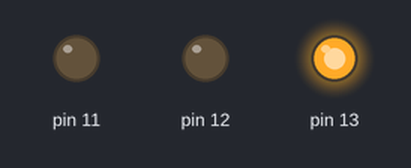
The sketch below on a simulated Arduino Uno, built with avr-gcc and run on an emulated ATmega328P. Parts: output pins drawn as LEDs (lit = HIGH). The modem accepts every AT command (registered, SIM ready, sends succeed) and sends nothing else; what the sketch prints to the serial monitor is not drawn.

Above: at 0.1 s.
At 1.1 s:
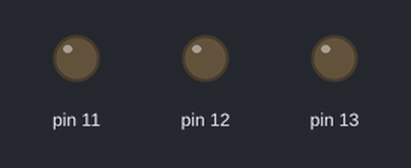
Timing chart, 0 to 2.6 s (numbered marks = the images above):
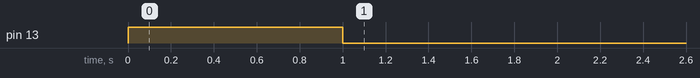

The sketch:

led_control.ino
```cpp
#include <SoftwareSerial.h>
#define DEBUG true

SoftwareSerial esp8266(2, 3);
void setup()
{
  Serial.begin(9600);
  esp8266.begin(4800);
  pinMode(11, OUTPUT);
  digitalWrite(11, LOW);

  pinMode(12, OUTPUT);
  digitalWrite(12, LOW);

  pinMode(13, OUTPUT);
  digitalWrite(13, HIGH);
  delay(1000);
  digitalWrite(13, LOW);

  //sendData("AT+RST\r\n", 2000, DEBUG);
  sendData("AT+CWMODE=3\r\n", 1000, DEBUG);
  sendData("AT+CIFSR\r\n", 1000, DEBUG);
  sendData("AT+CIPMUX=1\r\n", 1000, DEBUG);
  sendData("AT+CIPSERVER=1,80\r\n", 1000, DEBUG);
}

void loop()
{
  if (esp8266.available())
  {
    if (esp8266.find("+IPD,"))
    {
      delay(500);
      int connectionId = esp8266.read() - 48;
      Serial.print(connectionId);
      esp8266.find("pin=");
      int pinNumber = (esp8266.read() - 48) * 10;
      pinNumber += (esp8266.read() - 48);
      Serial.println(pinNumber);
      digitalWrite(pinNumber, !digitalRead(pinNumber));
      // make close command
      String closeCommand = "AT+CIPCLOSE=";
      closeCommand += connectionId;
      closeCommand += "\r\n";
      sendData(closeCommand, 1000, DEBUG);
    }
  }
}
String sendData(String command, const int timeout, boolean debug)
{
  String response = "";
  esp8266.print(command); // send the read character to the esp8266
  long int time = millis();
  while ( (time + timeout) > millis())
  {
    while (esp8266.available())
    {
      char c = esp8266.read();
      response += c;
    }
  }
  if (debug)
  {
    Serial.print(response);
  }
  return response;
}
```
